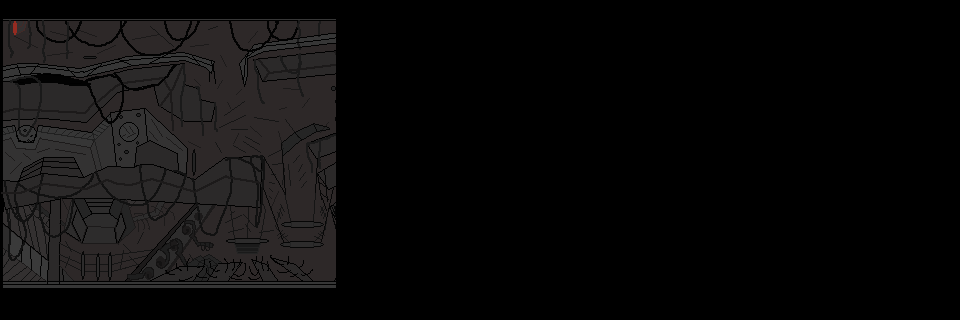

Tiled map render using the project's own tile images. Description and the map definition, with tile-layer contents summarised, below:
An orthogonal 60x20 tile map with 16x16 px tiles, 1 tile layer (Background), 2 tilesets and 35 objects.

<map version="1.0" orientation="orthogonal" renderorder="right-down" width="60" height="20" tilewidth="16" tileheight="16" nextobjectid="112">
 <tileset firstgid="1" name="lvltowr" tilewidth="16" tileheight="16" margin="1" tilecount="441" columns="21">
  <image source="lvltowr.png" width="350" height="350" />
 </tileset>
 <tileset firstgid="442" name="Hero4 stay (1)" tilewidth="16" tileheight="16" margin="1" tilecount="81" columns="9">
  <image source="Hero4_stay_1.png" width="160" height="160" />
 </tileset>
 <layer name="Background" width="60" height="20">
  <data>[1200 cells, 378 non-empty, 378 distinct tile ids]</data>
 </layer>
 <objectgroup name="Wall">
  <object id="60" x="2" y="20.3333" width="6.66667" height="59" />
  <object id="63" x="3.33333" y="125" width="6.33333" height="54.3333" />
  <object id="64" x="3.66667" y="215.667" width="4" height="64.6667" />
  <object id="83" x="255.333" y="60.3333" width="80" height="14.6667" />
  <object id="84" x="309" y="138.667" width="26" height="12.6667" />
  <object id="85" x="321.333" y="170.333" width="14" height="16.6667" />
  <object id="86" x="283.333" y="221.333" width="40" height="8" />
  <object id="89" x="227.667" y="240" width="39.6667" height="4.66667" />
  <object id="91" x="26.3333" y="174.333" width="18" height="7.33333" />
  <object id="92" x="10.6667" y="180" width="15.6667" height="6.33333" />
  <object id="93" x="46.6667" y="175" width="37.6667" height="8.66667" />
  <object id="94" x="106.667" y="166.667" width="59.3333" height="12" />
  <object id="95" x="86.6667" y="173.667" width="18" height="10" />
  <object id="96" x="169.333" y="173" width="14" height="6.66667" />
  <object id="97" x="187" y="179.667" width="14" height="6.66667" />
  <object id="98" x="226" y="157.667" width="39" height="7.66667" />
  <object id="99" x="214.333" y="159.333" width="10" height="10.3333" />
  <object id="100" x="206" y="168" width="6" height="6.33333" />
  <object id="101" x="200.667" y="174" width="5" height="5.66667" />
  <object id="102" x="259.333" y="168" width="8" height="15" />
  <object id="103" x="197" y="241" width="16.3333" height="6.33333" />
  <object id="104" x="161.667" y="242" width="22.3333" height="8.33333" />
  <object id="105" x="126.667" y="273" width="19.6667" height="5" />
  <object id="106" x="10.3333" y="279.667" width="325" height="6.66667" />
 </objectgroup>
 <objectgroup name="Floor">
  <object id="72" x="10" y="79.6667" width="77.6667" height="7.66667" />
  <object id="74" x="89" y="78" width="28.6667" height="8" />
  <object id="75" x="119.667" y="72.3333" width="38.3333" height="9.33333" />
  <object id="77" x="159" y="66.6667" width="25.6667" height="15.3333" />
  <object id="78" x="184.667" y="84.6667" width="16" height="15.3333" />
  <object id="79" x="201.667" y="101.667" width="13.6667" height="10.3333" />
 </objectgroup>
 <objectgroup name="Enemies">
  <object id="107" x="304" y="28" width="21.3333" height="28" />
  <object id="108" x="21.6667" y="252.667" width="22.3333" height="24" />
  <object id="109" x="43.3333" y="145.667" width="21.3333" height="24" />
 </objectgroup>
 <objectgroup name="Hero">
  <object id="110" x="30" y="46" width="23.6667" height="25.3333" />
 </objectgroup>
 <objectgroup name="DangerousZ">
  <object id="111" x="155.333" y="260.333" width="156.333" height="17.3333" />
 </objectgroup>
</map>